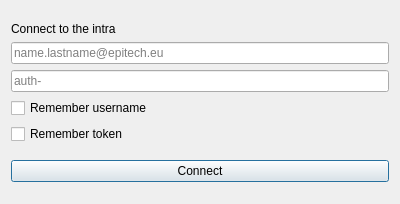
<?xml version="1.0" encoding="UTF-8"?>
<ui version="4.0">
 <class>LoggingDialog</class>
 <widget class="QDialog" name="LoggingDialog">
  <property name="geometry">
   <rect>
    <x>0</x>
    <y>0</y>
    <width>400</width>
    <height>204</height>
   </rect>
  </property>
  <property name="windowTitle">
   <string>Dialog</string>
  </property>
  <layout class="QVBoxLayout" name="verticalLayout">
   <item>
    <spacer name="verticalSpacer">
     <property name="orientation">
      <enum>Qt::Vertical</enum>
     </property>
     <property name="sizeHint" stdset="0">
      <size>
       <width>20</width>
       <height>40</height>
      </size>
     </property>
    </spacer>
   </item>
   <item>
    <widget class="QLabel" name="connect_lbl">
     <property name="text">
      <string>Connect to the intra</string>
     </property>
    </widget>
   </item>
   <item>
    <widget class="QLineEdit" name="username_lineEdit">
     <property name="inputMask">
      <string/>
     </property>
     <property name="text">
      <string/>
     </property>
     <property name="placeholderText">
      <string>name.lastname@epitech.eu</string>
     </property>
    </widget>
   </item>
   <item>
    <widget class="QLineEdit" name="token_lineEdit">
     <property name="enabled">
      <bool>true</bool>
     </property>
     <property name="text">
      <string/>
     </property>
     <property name="echoMode">
      <enum>QLineEdit::Normal</enum>
     </property>
     <property name="placeholderText">
      <string>auth-</string>
     </property>
    </widget>
   </item>
   <item>
    <widget class="QCheckBox" name="remember_user_checkbox">
     <property name="text">
      <string>Remember username</string>
     </property>
    </widget>
   </item>
   <item>
    <widget class="QCheckBox" name="remember_token_checkbox">
     <property name="enabled">
      <bool>true</bool>
     </property>
     <property name="text">
      <string>Remember token</string>
     </property>
    </widget>
   </item>
   <item>
    <spacer name="verticalSpacer_3">
     <property name="orientation">
      <enum>Qt::Vertical</enum>
     </property>
     <property name="sizeHint" stdset="0">
      <size>
       <width>20</width>
       <height>40</height>
      </size>
     </property>
    </spacer>
   </item>
   <item>
    <widget class="QPushButton" name="connect_pushbutton">
     <property name="text">
      <string>Connect</string>
     </property>
    </widget>
   </item>
   <item>
    <spacer name="verticalSpacer_2">
     <property name="orientation">
      <enum>Qt::Vertical</enum>
     </property>
     <property name="sizeHint" stdset="0">
      <size>
       <width>20</width>
       <height>40</height>
      </size>
     </property>
    </spacer>
   </item>
  </layout>
 </widget>
 <resources/>
 <connections/>
</ui>
